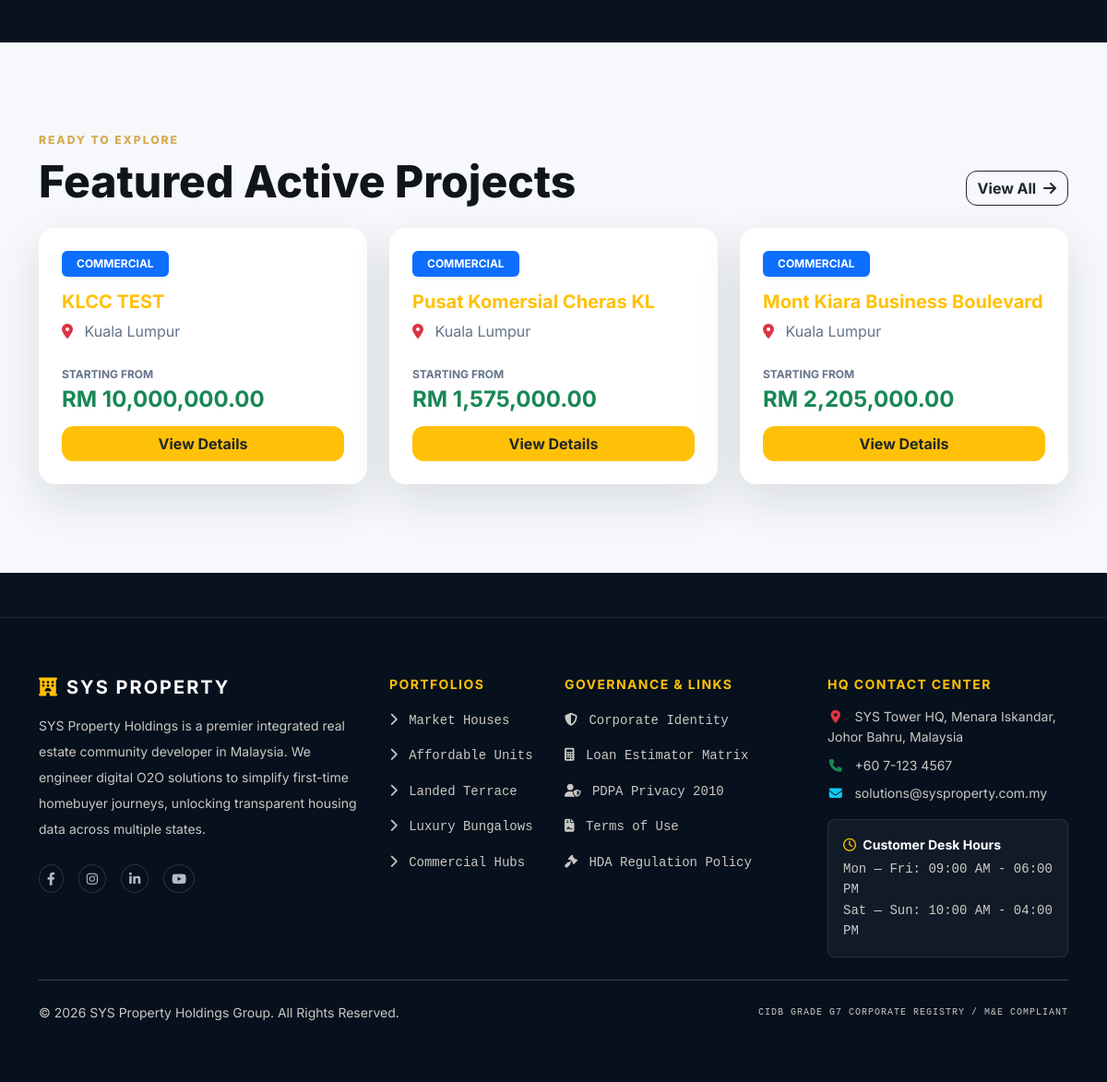
Before: / (lower part) with the older database file.
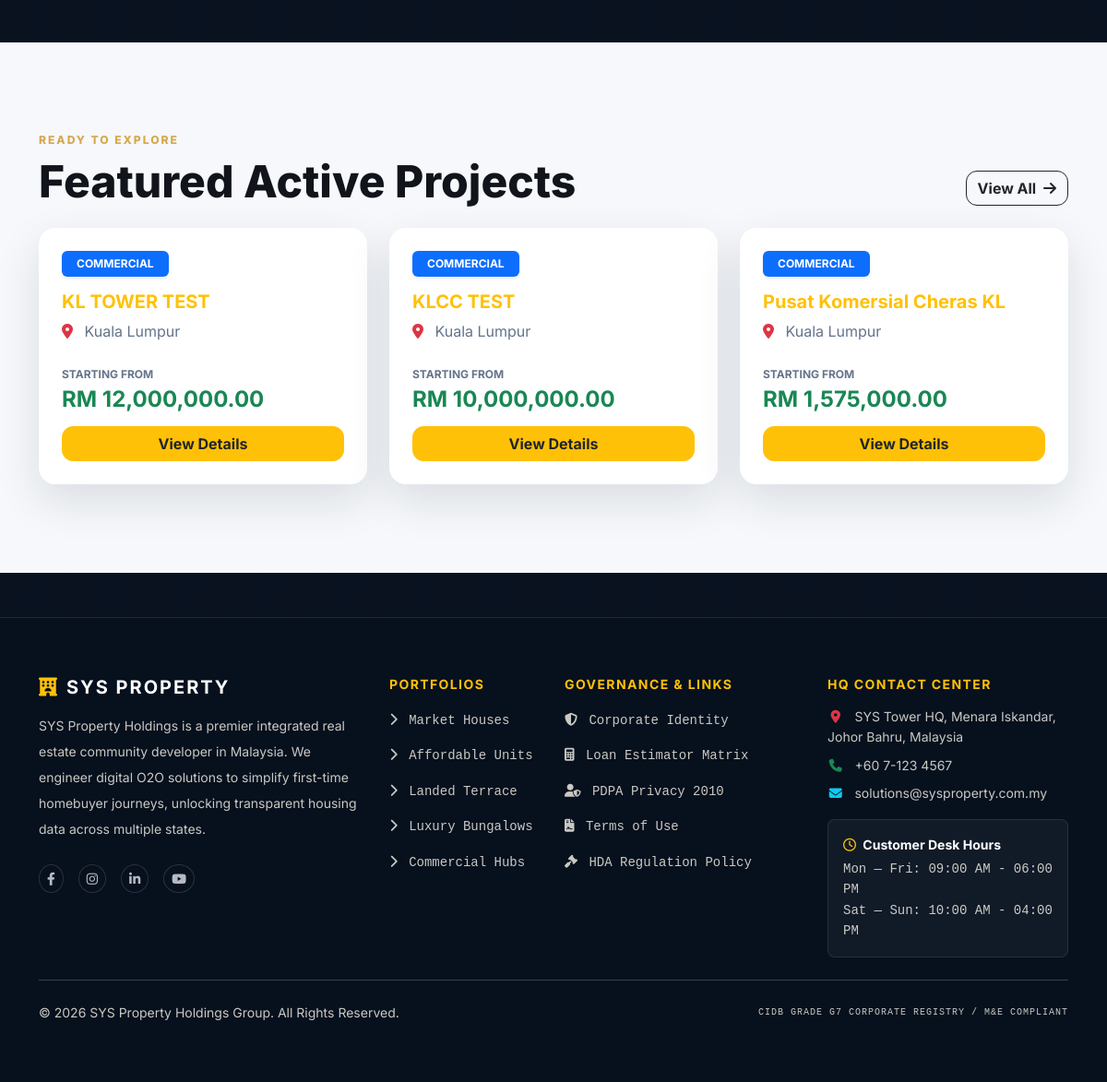
After: the same page with the newer database file.
### tables this page shows
CREATE TABLE `properties` (
  `property_id` int(11) NOT NULL,
  `property_code` varchar(20) NOT NULL,
  `project_name` varchar(255) NOT NULL,
  `state` varchar(100) NOT NULL,
  `property_type` enum('AFFORDABLE','TERRACE','BUNGALOW','COMMERCIAL','APARTMENT') NOT NULL,
  `price` decimal(12,2) NOT NULL,
  `total_units` int(11) NOT NULL,
  `built_up_sqft` int(11) NOT NULL,
  `income_limit_rm` decimal(10,2) DEFAULT NULL,
  `status` enum('ACTIVE','SOLD_OUT','ARCHIVED') NOT NULL DEFAULT 'ACTIVE',
  `image_filename` varchar(255) NOT NULL,
  `image_search_keyword` varchar(255) NOT NULL,
  `is_affordable` tinyint(1) NOT NULL DEFAULT 0
);

### index.php (the view, shortened to what this page needs)
<?php
$catalog_link = 'login.php';
include 'includes/header.php';
?>
<section class="bg-light py-5">
    <div class="container my-5">
        <div class="d-flex flex-wrap justify-content-between align-items-end gap-3 mb-4">
            <div>
                <div class="section-kicker mb-2">Ready to explore</div>
                <h2 class="section-title mb-0">Featured Active Projects</h2>
            </div>
            <a href="<?php echo $catalog_link; ?>" class="btn btn-outline-dark">View All <i class="fas fa-arrow-right ms-1"></i></a>
        </div>
        <div class="row g-4">
        <?php
        if(isset($conn)) {
            $sql = "SELECT property_id, project_name, state, property_type, price FROM properties WHERE status = 'ACTIVE' ORDER BY property_id DESC LIMIT 3";
            $result = $conn->query($sql);
            if ($result && $result->num_rows > 0) {
                while ($row = $result->fetch_assoc()) {
                    $formatted_price = number_format($row['price'], 2);
                    $detail_link = $catalog_link === 'login.php' ? 'login.php' : (isset($_SESSION['role']) && $_SESSION['role'] === 'CUSTOMER' ? 'customer/property_detail.php?id='.$row['property_id'] : 'property_detail.php?id='.$row['property_id']);
                    echo '<div class="col-md-4">';
                    echo '<div class="card h-100 border-0 hover-card">';
                    echo '<div class="card-body p-4 d-flex flex-column">';
                    echo '<div><span class="badge bg-primary mb-3 px-3 py-2 shadow-sm">'. htmlspecialchars($row['property_type']). '</span></div>';
                    echo '<h5 class="card-title fw-bold text-warning mb-2">'. htmlspecialchars($row['project_name']). '</h5>';
                    echo '<p class="card-text text-muted mb-4"><i class="fas fa-map-marker-alt text-danger me-2"></i> '. htmlspecialchars($row['state']). '</p>';
                    echo '<div class="mt-auto">';
                    echo '<small class="text-muted fw-bold d-block mb-1" style="font-size: 0.75rem;">STARTING FROM</small>';
                    echo '<h4 class="text-success fw-bold mb-3">RM '. $formatted_price. '</h4>';
                    echo '<a href="'.$detail_link.'" class="btn btn-warning text-dark fw-bold w-100">View Details</a>';
                    echo '</div>';
                    echo '</div>';
                    echo '</div>';
                    echo '</div>';
                }
            } else {
                echo '<div class="col-12 text-center py-4"><p class="text-muted">No active projects currently listed.</p></div>';
            }
        }
        ?>
        </div>
    </div>
</section>
<?php include 'includes/footer.php';?>

Changed rows visible on the page:
no longer on this page (row unchanged): properties: property_type "COMMERCIAL", project_name "Mont Kiara Business Boulevard", state "Kuala Lumpur", price "2,205,000.00"
added properties: property_type "COMMERCIAL", project_name "KL TOWER TEST", state "Kuala Lumpur", price "12,000,000.00"
